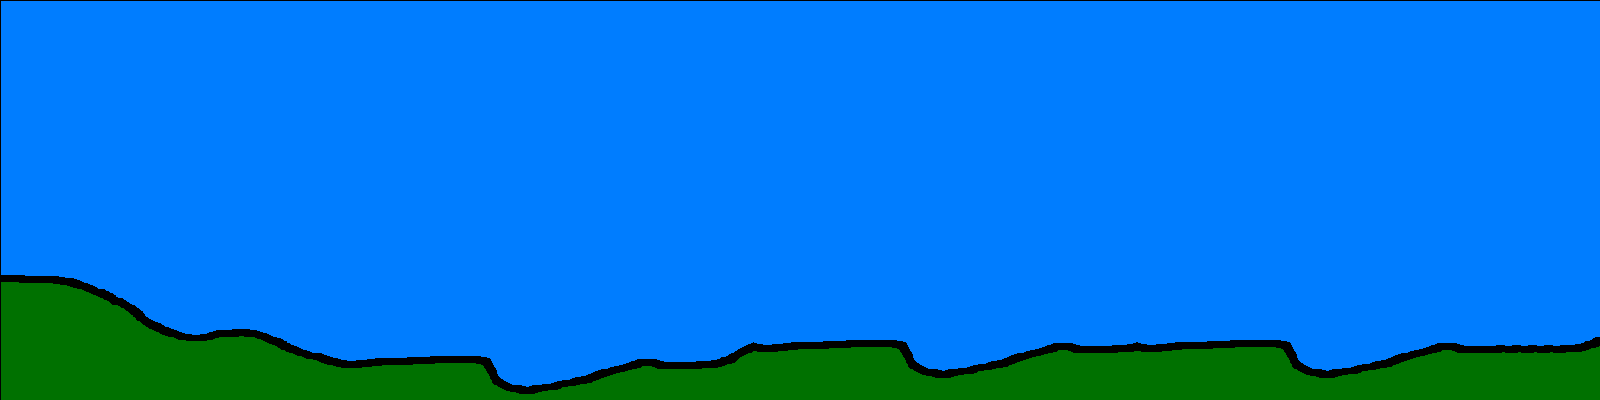

Below is a game level as drawn by its tile map, then a one-line description and the .tmx that defines it (tile-layer data replaced by summaries):
An orthogonal 100x25 tile map with 16x16 px tiles, 1 tile layer (Tile Layer 1).

<map version="1.0" orientation="orthogonal" width="100" height="25" tilewidth="16" tileheight="16">
 <tileset firstgid="1" name="ForkLiftMap" tilewidth="16" tileheight="16" spacing="1" margin="1">
  <tileoffset x="1" y="1" />
  <image source="ForkLiftMap.png" width="800" height="480" />
 </tileset>
 <layer name="Tile Layer 1" width="100" height="25">
  <data>[2500 cells, 2500 non-empty, 424 distinct tile ids]</data>
 </layer>
</map>